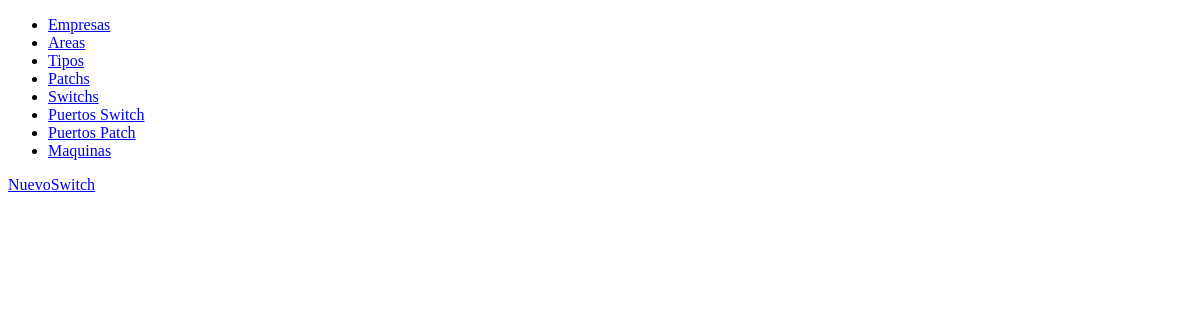
/switch, run on an earlier commit of the app's database.
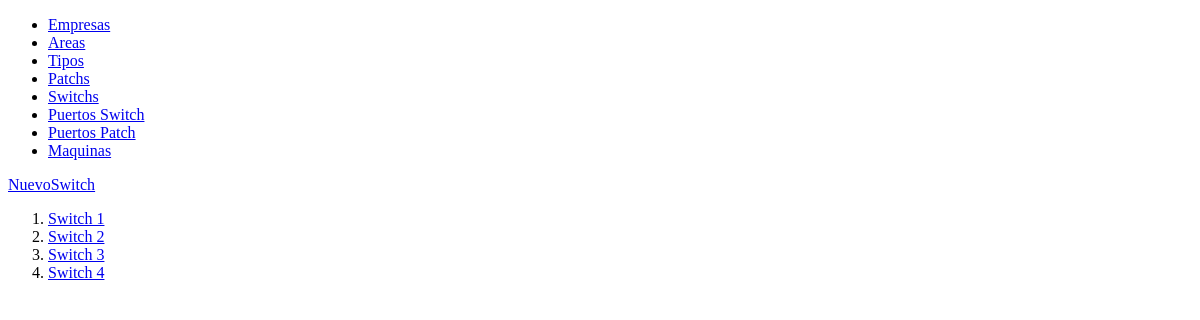
And on a later commit of the database.
### site_project/models.py (models this page shows)
class Switch(models.Model):
    nombre = models.CharField(_("Nombre"), max_length=20)
    class Meta:
        verbose_name = _("Switch")
        verbose_name_plural = _("Switchs")
    def __str__(self):
        return self.nombre

### site_project/views.py (the view)
# urls.py: path('switch', views.index_switch, name='IndexSwitch'),
def index_switch(request):
    switchs = Switch.objects.all()
    return render(request, 'switch/index.html', {
        'switchs': switchs
    })

### site_project/templates/switch/index.html (shortened to what this page needs)
{% extends 'base.html' %}
{% block content %}
  <a href="{% url 'AltaSwitch' %}">NuevoSwitch</a>
  <ol>
    {% for switch in switchs %}
      <li>
        <a href="{% url 'EditarSwitch' switch.id %}">{{ switch }}</a>
      </li>
    {% endfor %}
  </ol>
{% endblock %}

### site_project/templates/base.html (shortened to what this page needs)
<!DOCTYPE html>
<html lang="es">
  <head>
  </head>
  <body>
    <ul>
      <li>
        <a href="{% url 'IndexEmpresa' %}">Empresas</a>
      </li>
      <li>
        <a href="{% url 'IndexArea' %}">Areas</a>
      </li>
      <li>
        <a href="{% url 'IndexTipo' %}">Tipos</a>
      </li>
      <li>
        <a href="{% url 'IndexPatch' %}">Patchs</a>
      </li>
      <li>
        <a href="{% url 'IndexSwitch' %}">Switchs</a>
      </li>
      <li>
        <a href="{% url 'IndexPuertoSwitch' %}">Puertos Switch</a>
      </li>
      <li>
        <a href="{% url 'IndexPuertoPatch' %}">Puertos Patch</a>
      </li>
      <li>
        <a href="{% url 'IndexMaquina' %}">Maquinas</a>
      </li>
    </ul>
    {% block content %}
    {% endblock %}
  </body>
</html>

What changed in the data, as far as the page shows it:
added Switch: nombre "Switch 1"
added Switch: nombre "Switch 2"
added Switch: nombre "Switch 3"
added Switch: nombre "Switch 4"
